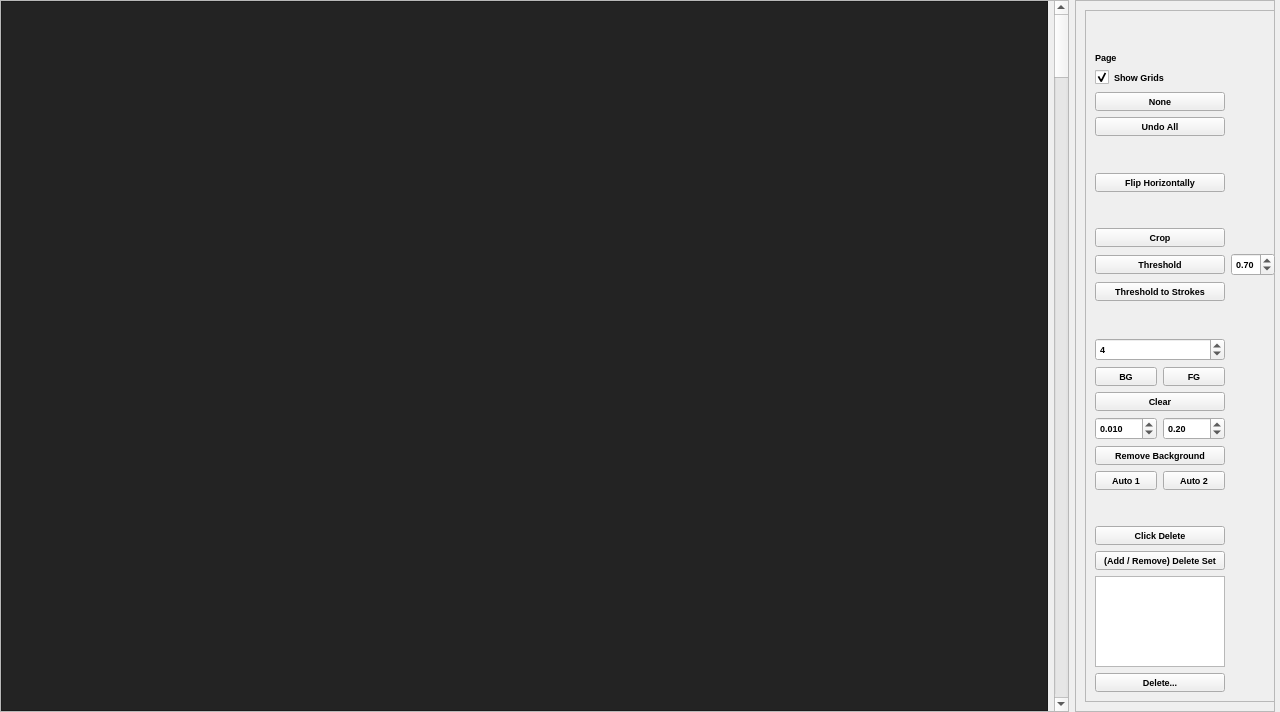
<?xml version="1.0" encoding="UTF-8"?>
<ui version="4.0">
 <class>ImageBrowser</class>
 <widget class="QWidget" name="ImageBrowser">
  <property name="geometry">
   <rect>
    <x>0</x>
    <y>0</y>
    <width>1280</width>
    <height>712</height>
   </rect>
  </property>
  <property name="windowTitle">
   <string>Form</string>
  </property>
  <layout class="QGridLayout" name="gridLayout">
   <property name="leftMargin">
    <number>0</number>
   </property>
   <property name="topMargin">
    <number>0</number>
   </property>
   <property name="rightMargin">
    <number>5</number>
   </property>
   <property name="bottomMargin">
    <number>0</number>
   </property>
   <item row="0" column="0">
    <widget class="QFrame" name="frame_2">
     <property name="styleSheet">
      <string notr="true"/>
     </property>
     <property name="frameShape">
      <enum>QFrame::StyledPanel</enum>
     </property>
     <property name="frameShadow">
      <enum>QFrame::Raised</enum>
     </property>
     <layout class="QGridLayout" name="gridLayout_2">
      <property name="leftMargin">
       <number>0</number>
      </property>
      <property name="topMargin">
       <number>0</number>
      </property>
      <property name="rightMargin">
       <number>0</number>
      </property>
      <property name="bottomMargin">
       <number>0</number>
      </property>
      <item row="0" column="0">
       <widget class="QFrame" name="viewersFrame">
        <property name="styleSheet">
         <string notr="true">background: rgb(35, 35, 35);</string>
        </property>
        <property name="frameShape">
         <enum>QFrame::StyledPanel</enum>
        </property>
        <property name="frameShadow">
         <enum>QFrame::Raised</enum>
        </property>
        <layout class="QGridLayout" name="gridLayout_5">
         <item row="0" column="0">
          <widget class="Line" name="line">
           <property name="lineWidth">
            <number>0</number>
           </property>
           <property name="orientation">
            <enum>Qt::Horizontal</enum>
           </property>
          </widget>
         </item>
        </layout>
       </widget>
      </item>
      <item row="0" column="1">
       <widget class="QScrollBar" name="viewersScroll">
        <property name="orientation">
         <enum>Qt::Vertical</enum>
        </property>
       </widget>
      </item>
     </layout>
    </widget>
   </item>
   <item row="0" column="1">
    <widget class="QFrame" name="frame">
     <property name="minimumSize">
      <size>
       <width>200</width>
       <height>0</height>
      </size>
     </property>
     <property name="maximumSize">
      <size>
       <width>200</width>
       <height>16777215</height>
      </size>
     </property>
     <property name="frameShape">
      <enum>QFrame::StyledPanel</enum>
     </property>
     <property name="frameShadow">
      <enum>QFrame::Raised</enum>
     </property>
     <layout class="QGridLayout" name="gridLayout_3">
      <item row="0" column="0">
       <widget class="QFrame" name="labelsFrame">
        <property name="minimumSize">
         <size>
          <width>200</width>
          <height>0</height>
         </size>
        </property>
        <property name="maximumSize">
         <size>
          <width>200</width>
          <height>16777215</height>
         </size>
        </property>
        <property name="font">
         <font>
          <pointsize>7</pointsize>
          <weight>75</weight>
          <bold>true</bold>
         </font>
        </property>
        <property name="frameShape">
         <enum>QFrame::StyledPanel</enum>
        </property>
        <property name="frameShadow">
         <enum>QFrame::Raised</enum>
        </property>
        <layout class="QGridLayout" name="gridLayout_4">
         <item row="22" column="0">
          <widget class="QPushButton" name="addDelete">
           <property name="text">
            <string>(Add / Remove) Delete Set</string>
           </property>
          </widget>
         </item>
         <item row="24" column="0">
          <widget class="QPushButton" name="deleteButton">
           <property name="text">
            <string>Delete...</string>
           </property>
          </widget>
         </item>
         <item row="10" column="0">
          <widget class="QPushButton" name="thresholdButton">
           <property name="text">
            <string>Threshold</string>
           </property>
          </widget>
         </item>
         <item row="18" column="0">
          <spacer name="verticalSpacer">
           <property name="orientation">
            <enum>Qt::Vertical</enum>
           </property>
           <property name="sizeHint" stdset="0">
            <size>
             <width>20</width>
             <height>40</height>
            </size>
           </property>
          </spacer>
         </item>
         <item row="6" column="0">
          <spacer name="verticalSpacer_3">
           <property name="orientation">
            <enum>Qt::Vertical</enum>
           </property>
           <property name="sizeHint" stdset="0">
            <size>
             <width>20</width>
             <height>40</height>
            </size>
           </property>
          </spacer>
         </item>
         <item row="4" column="0">
          <widget class="QPushButton" name="noneButton">
           <property name="text">
            <string>None</string>
           </property>
          </widget>
         </item>
         <item row="10" column="1">
          <widget class="QDoubleSpinBox" name="thresholdVal">
           <property name="maximum">
            <double>1.000000000000000</double>
           </property>
           <property name="singleStep">
            <double>0.100000000000000</double>
           </property>
           <property name="value">
            <double>0.700000000000000</double>
           </property>
          </widget>
         </item>
         <item row="0" column="0">
          <widget class="QLabel" name="selectedImage">
           <property name="text">
            <string/>
           </property>
          </widget>
         </item>
         <item row="14" column="0">
          <layout class="QGridLayout" name="gridLayout_6">
           <item row="1" column="0">
            <widget class="QPushButton" name="beginBackground">
             <property name="text">
              <string>BG</string>
             </property>
            </widget>
           </item>
           <item row="3" column="0" colspan="2">
            <widget class="QPushButton" name="clearStrokes">
             <property name="text">
              <string>Clear</string>
             </property>
            </widget>
           </item>
           <item row="5" column="0" colspan="2">
            <widget class="QPushButton" name="removeBackground">
             <property name="text">
              <string>Remove Background</string>
             </property>
            </widget>
           </item>
           <item row="1" column="1">
            <widget class="QPushButton" name="beginForeground">
             <property name="text">
              <string>FG</string>
             </property>
            </widget>
           </item>
           <item row="6" column="0">
            <widget class="QPushButton" name="autoRemove1">
             <property name="text">
              <string>Auto 1</string>
             </property>
            </widget>
           </item>
           <item row="6" column="1">
            <widget class="QPushButton" name="autoRemove2">
             <property name="text">
              <string>Auto 2</string>
             </property>
            </widget>
           </item>
           <item row="4" column="0">
            <widget class="QDoubleSpinBox" name="paramNystrom">
             <property name="decimals">
              <number>3</number>
             </property>
             <property name="value">
              <double>0.010000000000000</double>
             </property>
            </widget>
           </item>
           <item row="0" column="0" colspan="2">
            <widget class="QSpinBox" name="brushRadius">
             <property name="minimum">
              <number>1</number>
             </property>
             <property name="maximum">
              <number>256</number>
             </property>
             <property name="singleStep">
              <number>2</number>
             </property>
             <property name="value">
              <number>4</number>
             </property>
            </widget>
           </item>
           <item row="4" column="1">
            <widget class="QDoubleSpinBox" name="paramSigma">
             <property name="maximum">
              <double>1000.000000000000000</double>
             </property>
             <property name="value">
              <double>0.200000000000000</double>
             </property>
            </widget>
           </item>
          </layout>
         </item>
         <item row="3" column="0">
          <widget class="QCheckBox" name="showGrids">
           <property name="text">
            <string>Show Grids</string>
           </property>
           <property name="checked">
            <bool>true</bool>
           </property>
          </widget>
         </item>
         <item row="7" column="0">
          <widget class="QPushButton" name="flipImage">
           <property name="text">
            <string>Flip Horizontally</string>
           </property>
          </widget>
         </item>
         <item row="2" column="0">
          <widget class="QLabel" name="curPage">
           <property name="text">
            <string>Page</string>
           </property>
          </widget>
         </item>
         <item row="5" column="0">
          <widget class="QPushButton" name="undoAll">
           <property name="text">
            <string>Undo All</string>
           </property>
          </widget>
         </item>
         <item row="23" column="0">
          <widget class="QListWidget" name="deleteList">
           <property name="maximumSize">
            <size>
             <width>16777215</width>
             <height>100</height>
            </size>
           </property>
          </widget>
         </item>
         <item row="9" column="0">
          <widget class="QPushButton" name="cropImg">
           <property name="text">
            <string>Crop</string>
           </property>
          </widget>
         </item>
         <item row="12" column="0">
          <spacer name="verticalSpacer_4">
           <property name="orientation">
            <enum>Qt::Vertical</enum>
           </property>
           <property name="sizeHint" stdset="0">
            <size>
             <width>20</width>
             <height>40</height>
            </size>
           </property>
          </spacer>
         </item>
         <item row="1" column="0">
          <widget class="QLabel" name="curLabel">
           <property name="text">
            <string/>
           </property>
          </widget>
         </item>
         <item row="8" column="0">
          <spacer name="verticalSpacer_2">
           <property name="orientation">
            <enum>Qt::Vertical</enum>
           </property>
           <property name="sizeHint" stdset="0">
            <size>
             <width>20</width>
             <height>40</height>
            </size>
           </property>
          </spacer>
         </item>
         <item row="11" column="0">
          <widget class="QPushButton" name="thresholdToStrokesButton">
           <property name="text">
            <string>Threshold to Strokes</string>
           </property>
          </widget>
         </item>
         <item row="19" column="0">
          <widget class="QPushButton" name="clickDelete">
           <property name="text">
            <string>Click Delete</string>
           </property>
          </widget>
         </item>
        </layout>
       </widget>
      </item>
     </layout>
    </widget>
   </item>
  </layout>
 </widget>
 <resources/>
 <connections/>
</ui>
